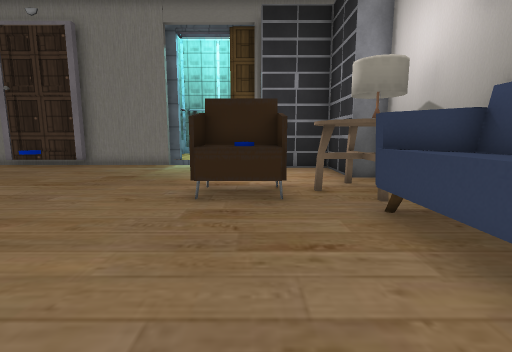
[1] (above)

16 first-person views from a walk through a 3-D level made in the Unity game engine. The camera is 1.5 m above the floor, tilts 8° down and sees 85° across. The floor is counted in squares, 1 m on a side. Each view is taken from the middle of a square. On the plan, view 1 faces up. The plan holds only what a view shows up to about 14 squares ahead; the rest is blank. The place goes on beyond the plan. The player character is not drawn. Some surface patterns are stand-ins.

[2]
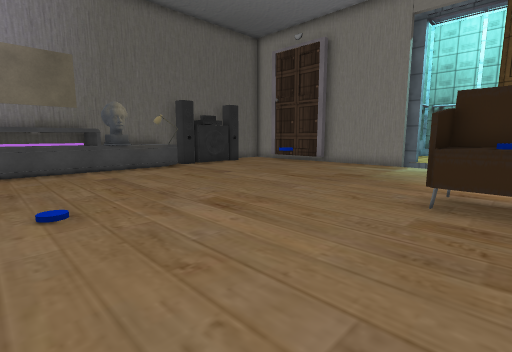

[3]
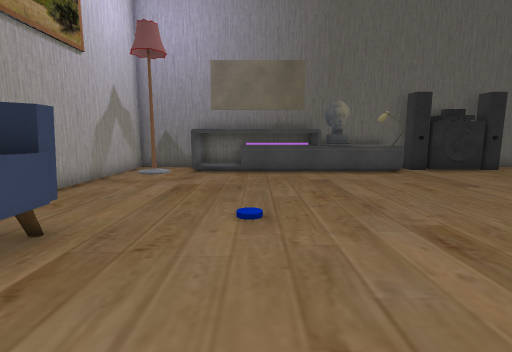

[4]
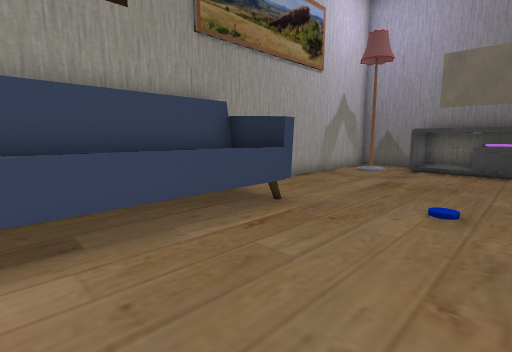

[5]
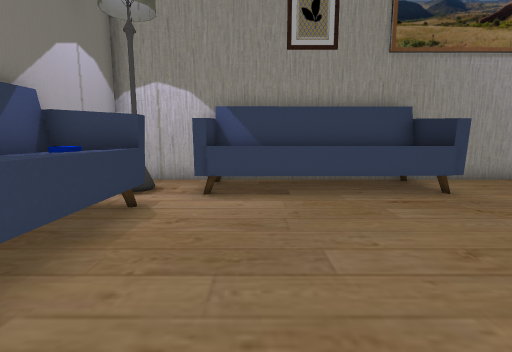

[6]
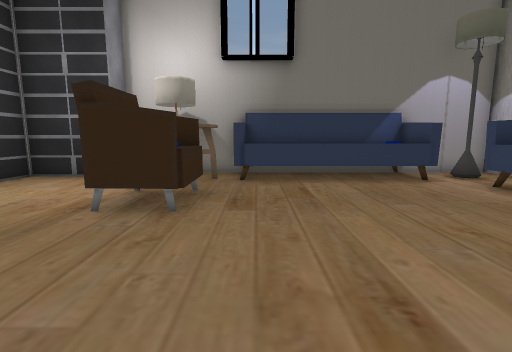

[7]
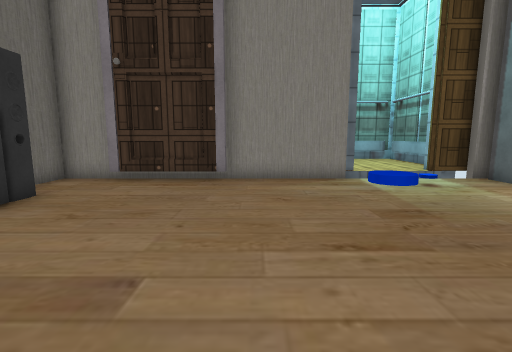

[8]
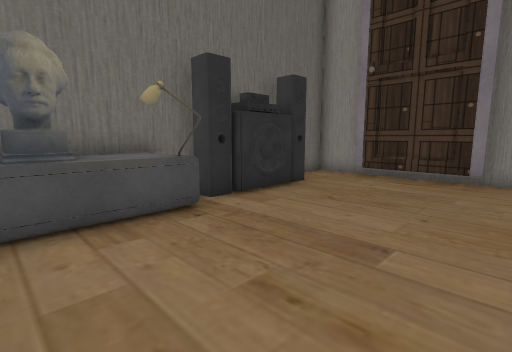

[9]
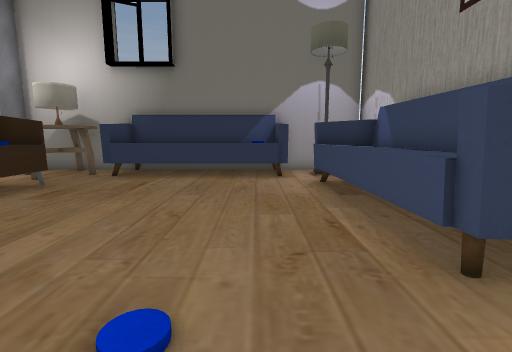

[10]
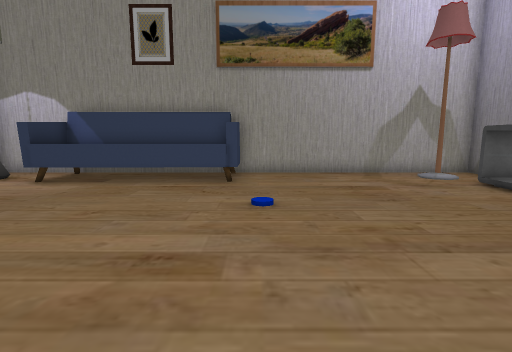

[11]
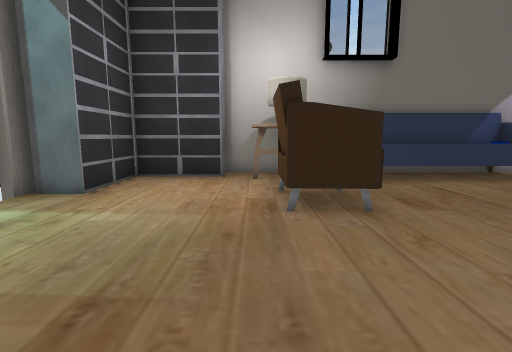

[12]
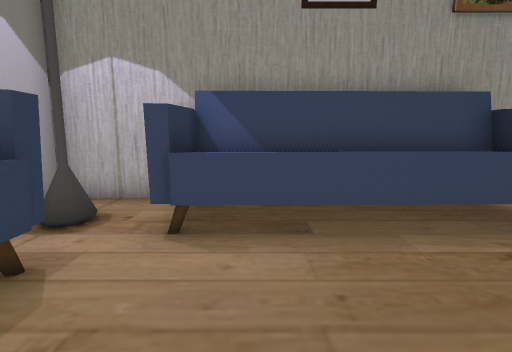

[13]
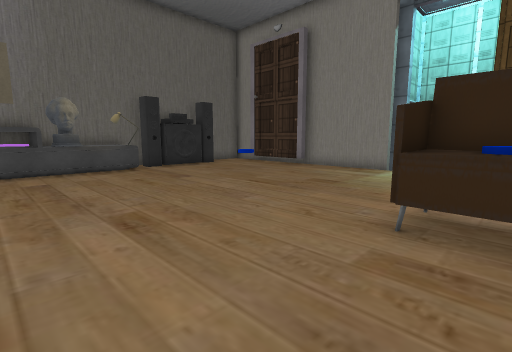

[14]
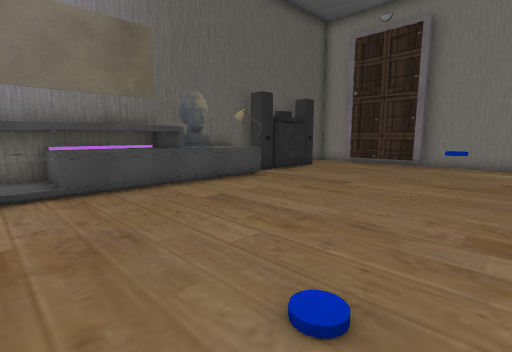

[15]
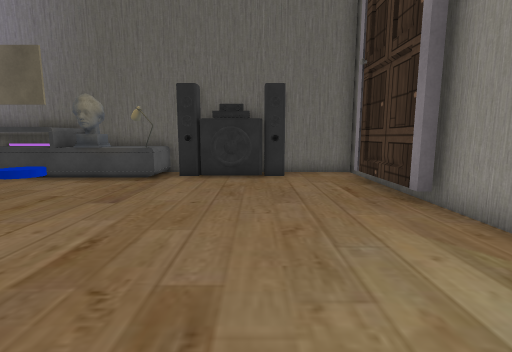

[16]
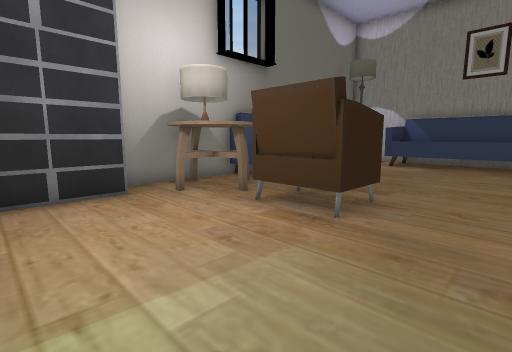

### Floor plan
Ten units are one square. View 1 is at (0, 0); x grows to the right and y downward. Boxes are objects, and circles mark ways between rooms. Rooms are numbered by the first view taken in them; rooms with no view inside come last. Other rooms are left out.
<svg viewBox="-157 -156 212 208">
<path fill="none" stroke="#000" d="M-130 -66 -130 19M-46 -151 -152 -151M-90 -146 -131 -146M-144 -38 -130 -38M-150 -73 -134 -73M-150 -88 -150 -19M6 -151 -1 -151M47 9 47 -102M47 -140 47 -146M-150 21 -150 47 10 47M-150 -151 -150 -112M47 46 47 9M10 47 50 47"/>
<rect x="-145" y="-55" width="10" height="10" fill="#bbb"><title>other object</title></rect>
<rect x="-145" y="-85" width="10" height="10" fill="#bbb"><title>other object</title></rect>
<rect x="-145" y="-115" width="10" height="30" fill="#bbb"><title>other object</title></rect>
<rect x="-145" y="-125" width="10" height="10" fill="#bbb"><title>other object</title></rect>
<rect x="-135" y="25" width="10" height="10" fill="#bbb"><title>lamp</title></rect>
<rect x="-135" y="-75" width="10" height="10" fill="#bbb"><title>lamp</title></rect>
<rect x="-65" y="-85" width="10" height="10" fill="#bbb"><title>blue disc</title></rect>
<rect x="-55" y="15" width="70" height="30" fill="#bbb"><title>other object</title></rect>
<rect x="-15" y="-85" width="20" height="20" fill="#bbb"><title>other object</title></rect>
<rect x="-5" y="-75" width="10" height="10" fill="#bbb"><title>blue disc</title></rect>
<rect x="-5" y="-145" width="40" height="10" fill="#bbb"><title>shelf</title></rect>
<rect x="15" y="-95" width="30" height="30" fill="#bbb"><title>other object</title></rect>
<rect x="25" y="-5" width="20" height="10" fill="#bbb"><title>blue disc</title></rect>
<rect x="25" y="-65" width="20" height="60" fill="#bbb"><title>other object</title></rect>
<rect x="35" y="-145" width="10" height="10" fill="#bbb"><title>shelf</title></rect>
<rect x="25" y="25" width="10" height="10" fill="#bbb"><title>lamp</title></rect>
<circle cx="20" cy="10" r="3" fill="#2a7"/>
<text x="-50" y="-60">1</text>
<text x="30" y="30">2</text>
</svg>
Room 1 opens to room 2.

Where each view was taken, in squares from view 1:
view 1: 0 up, 0 right, facing up
view 2: 0 up, 0 right, facing up-left
view 3: 1 up, 1 left, facing left
view 4: 2 up, 0 right, facing down-left
view 5: 5 up, 0 right, facing down
view 6: 5 up, 7 left, facing right
view 7: 5 up, 8 left, facing up
view 8: 4 up, 8 left, facing up-left
view 9: 0 up, 8 left, facing right
view 10: 7 up, 6 left, facing down
view 11: 9 up, 7 left, facing right
view 12: 2 up, 0 right, facing down
view 13: 2 up, 0 right, facing up-left
view 14: 1 down, 5 left, facing up-left
view 15: 11 up, 3 left, facing left
view 16: 13 up, 4 left, facing down-right
